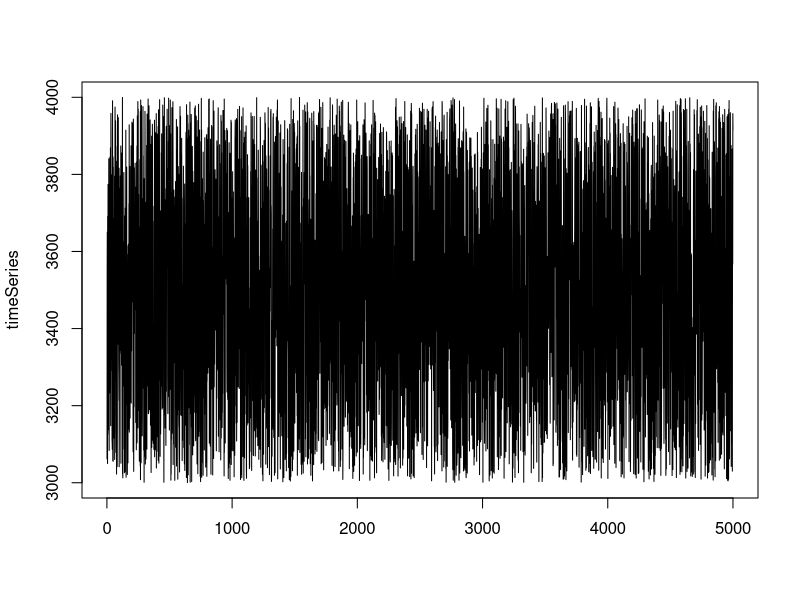

Source code (R):
#!/usr/bin/env Rscript
library(glue)

# Simulator of constant product AMM (Uniswap V1/V2) 
# Formulas: 
# x * y = k
# Original whitepaper https://hackmd.io/@HaydenAdams/HJ9jLsfTz

# Initial system variables
x = 60000       # Initial DAI liquidity
y = 20          # Initial ETH liquidity
k = x * y       # k as per Uniswap formula
P = x / y       # Initial price of y in terms of x
n = 5000        # Number of trades simulated
yReq = 0;       # Computed y required to meet k
minP = 3000     # Default minimum price
maxP = 4000     # Default maximum price
volumeDAI = 0   # Volume of DAI traded
plot = FALSE

# Command line arguments
args = commandArgs(trailingOnly=TRUE)

if (length(args)==1) {
  n = strtoi(args[1], base = 0L)
} else if (length(args)==4) {
  n = strtoi(args[1], base = 0L)
  minP = strtoi(args[2], base = 0L)
  maxP = strtoi(args[3], base = 0L)
  plot = strtoi(args[4], base = 0L)
} 

# Initial state as vector of x, y, k and initial price P
initialState <- c(x, y, k, P)

# Generate matrix from initial state
mat <- matrix(initialState, byrow = TRUE, nrow = n, ncol = length(initialState))

# Generate random prices
randomPrices <- runif(n = n, min = minP, max = maxP)

# Derived from Uniswap formula
getY <- function(k,y,P) {
  numerator = sqrt(k * P)
  denominator = P - y
  y = numerator / denominator
}

fees = 0
totalVolume = 0
# Simulate trades
for (r in 1:nrow(mat))   
  for (c in 1:ncol(mat))
  # Skip the first line as it is the initial state
    if (r > 1) {
      if (c == 2) {
        
        # Compute y 
        yReq = (getY(mat[r-1, 3], mat[r-1, 2], randomPrices[r]))
        mat[r, 1] = mat[r-1, 3] / yReq
        mat[r, 2] = yReq
        mat[r, 3] = yReq * mat[r-1, 3] / yReq
        mat[r, 4] = randomPrices[r]
        # Volume
        if ((mat[r, 1] -  mat[r-1, 1]) > 0) {
          volumeDAI = mat[r, 1] -  mat[r-1, 1]
        } else {
          volumeDAI = -1 * (mat[r, 1] - mat[r-1, 1]) 
        }
        #print(glue::glue("Previous bal {mat[r-1, 1]} new bal {mat[r, 1]} volume {volumeDAI}"))
        # Fees calculated in terms of x
        fees = fees + (volumeDAI * 0.003); 
        # Total volume
        totalVolume = totalVolume + volumeDAI

        }
      }

# Pool balances
deltaDai = (mat[n, 1]) - x
if (x > (mat[n, 1] )) {
  deltaDai = -1 * (x - mat[n, 1] )
}

deltaEth = mat[n, 2] - y
if (y > mat[n, 2]) {
  deltaEth = -1 * (y - mat[n, 2])
}

# Impermanent loss calculation
# Value of initial position at the end of the simulation
V0 = (x * 1) + (y * randomPrices[n])  

# Actual value of position at the end of the simulation
V1 = (mat[n, 1] * 1) + (mat[n, 2] * randomPrices[n]) 

# IL as delta in portfolio value
IL = (V0 - V1)

# IL as percentage loss
IL = (IL / V0) * 100

# Get min and max price 
minPrice = randomPrices[which.min(randomPrices)]
maxPrice = randomPrices[which.max(randomPrices)]

# Print impermanent loss
glue::glue("\n\nSimulation ran over {n} trades\n\n")

glue::glue("Current DAI balance {mat[n, 1]} ETH balance {mat[n, 2]}")
glue::glue("Min price {minPrice} max price {maxPrice} last price {randomPrices[n]}")
glue::glue("DAI delta {deltaDai} ETH delta {deltaEth} ")
glue::glue("Impermanent loss is {IL} %")
glue::glue("Fees accrued are {fees} DAI total volume {totalVolume}\n\n")

timeSeries = ts(data = randomPrices, start = 1, end = n, frequency = 1,  deltat = 1, names = )
matplot(timeSeries, type = "l")

if (plot) {
  # Plot results
  XY <- data.frame(mat)

  matplot(XY[,c(1)], XY[,c(4)], type = "p", lty = 1, col = c("red", "green"), pch = 1,
          xlab = "DAI in pool", ylab = "ETH price")

  matplot(XY[,c(2)], XY[,c(4)], type = "p", lty = 1, col = c("red", "green"), pch = 1,
          xlab = "ETH in pool", ylab = "ETH price")
}


    

       